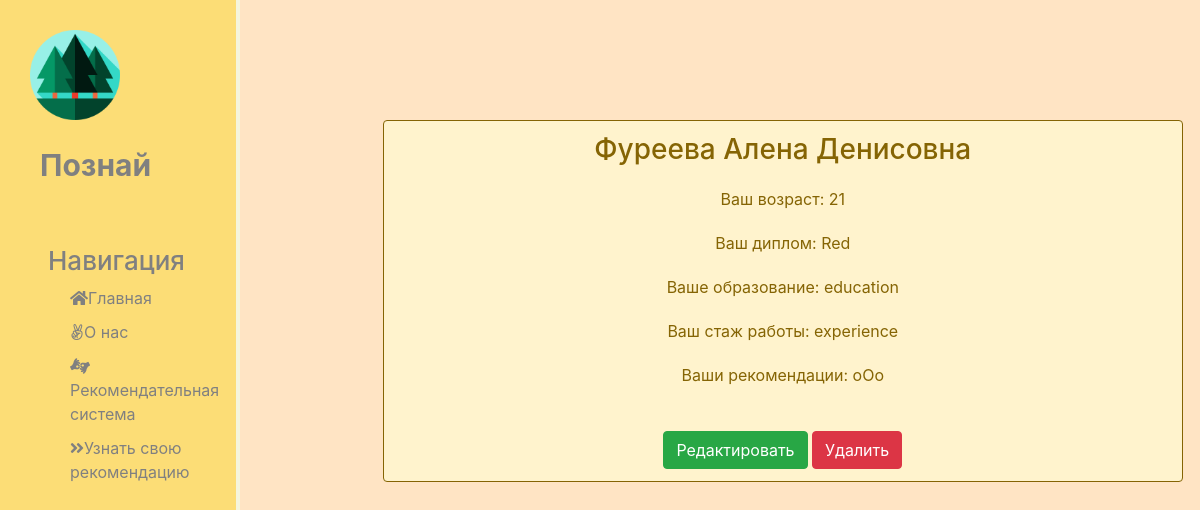
The app's page /recommendation/3 with its own data.
### recommendation/models.py (models this page shows, shortened)
class UserForRec(models.Model):
    name = models.CharField('Ваше имя', max_length=50)
    surname = models.CharField('Ваша фамилия', max_length=50)
    patronymic = models.CharField('Ваше отчество', max_length=50)
    age = models.IntegerField('Ваш возраст')
    education = models.CharField('Образование', max_length=50)
    diplom = models.CharField('Диплом', max_length=50)
    experience = models.IntegerField('Стаж работы')
    recommendation = models.TextField('Ваши рекомендации')
    class Meta:
        verbose_name = 'Пользователь для рекомендации'
        verbose_name_plural = 'Пользователи для рекомендации'

### recommendation/views.py (the view)
# urls.py: path('<int:pk>', views.RecommendationDetail.as_view(), name='recommendation-details'),
class RecommendationDetail(DetailView):
    model = UserForRec
    template_name = 'recommendation/details_view.html'
    context_object_name = 'recommendation'

### recommendation/templates/recommendation/details_view.html (shortened to what this page needs)
{% extends 'main/layout.html' %}
{% block content %}
<div class="features">
    <div class="alert alert-warning">
        <h3>{{ recommendation.surname}} {{ recommendation.name}} {{ recommendation.patronymic}}</h3>
        <p>Ваш возраст: {{ recommendation.age }}</p>
        <p>Ваш диплом: {{ recommendation.diplom }}</p>
        <p>Ваше образование: {{ recommendation.education }}</p>
        <p>Ваш стаж работы: {{ recommendation.experience }}</p>
        <p>Ваши рекомендации: {{ recommendation.recommendation }}</p>
        <br>
        <a href="{% url 'recommendation-update' recommendation.id %}" class="btn btn-success">Редактировать</a>
        <a href="{% url 'recommendation-delete' recommendation.id %}" class="btn btn-danger">Удалить</a>
    </div>
</div>
{% endblock%}

### main/static/main/css/main.css (style rules this page uses)
body { background: #FFE4C4; }
main .features { float: left; color: #856404; margin-top: 100px; width: 35%; }
main .features p { max-width: 500px; margin: 20px auto; }
.alert-warning { color: #856404; background-color: #fff3cd; border-color: #856404; float: left; clear: both; width: 800px; margin: 20px 34%; text-align: center; }

### records on screen
UserForRec: surname "Фуреева", name "Алена", patronymic "Денисовна", age "21", diplom "Red", education "education", experience "experience", recommendation "oOo"
